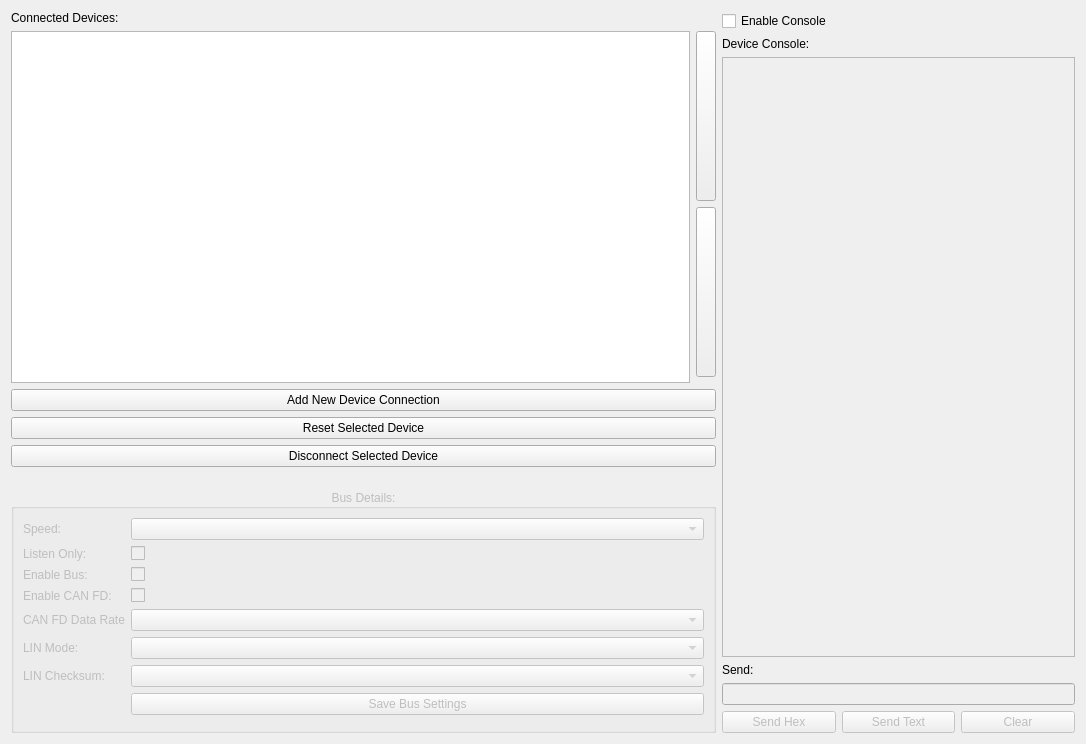
<?xml version="1.0" encoding="UTF-8"?>
<ui version="4.0">
 <class>ConnectionWindow</class>
 <widget class="QWidget" name="ConnectionWindow">
  <property name="enabled">
   <bool>true</bool>
  </property>
  <property name="geometry">
   <rect>
    <x>0</x>
    <y>0</y>
    <width>1086</width>
    <height>744</height>
   </rect>
  </property>
  <property name="windowTitle">
   <string>Connection Settings</string>
  </property>
  <layout class="QHBoxLayout" name="horizontalLayout_2" stretch="2,1">
   <property name="sizeConstraint">
    <enum>QLayout::SizeConstraint::SetDefaultConstraint</enum>
   </property>
   <item>
    <layout class="QGridLayout" name="gridLayout" columnstretch="1,0">
     <property name="sizeConstraint">
      <enum>QLayout::SizeConstraint::SetMaximumSize</enum>
     </property>
     <item row="6" column="0" colspan="2">
      <widget class="QPushButton" name="btnDisconnect">
       <property name="text">
        <string>Disconnect Selected Device</string>
       </property>
      </widget>
     </item>
     <item row="5" column="0" colspan="2">
      <widget class="QPushButton" name="btnResetConn">
       <property name="text">
        <string>Reset Selected Device</string>
       </property>
      </widget>
     </item>
     <item row="1" column="0" rowspan="3">
      <widget class="QTableView" name="tableConnections">
       <property name="alternatingRowColors">
        <bool>true</bool>
       </property>
       <property name="selectionMode">
        <enum>QAbstractItemView::SelectionMode::SingleSelection</enum>
       </property>
       <property name="selectionBehavior">
        <enum>QAbstractItemView::SelectionBehavior::SelectRows</enum>
       </property>
      </widget>
     </item>
     <item row="7" column="0" colspan="2">
      <spacer name="verticalSpacer_groupBus">
       <property name="orientation">
        <enum>Qt::Orientation::Vertical</enum>
       </property>
       <property name="sizeType">
        <enum>QSizePolicy::Policy::Fixed</enum>
       </property>
       <property name="sizeHint" stdset="0">
        <size>
         <width>20</width>
         <height>16</height>
        </size>
       </property>
      </spacer>
     </item>
     <item row="8" column="0" colspan="2">
      <widget class="QGroupBox" name="groupBus">
       <property name="enabled">
        <bool>false</bool>
       </property>
       <property name="title">
        <string>Bus Details:</string>
       </property>
       <property name="alignment">
        <set>Qt::AlignmentFlag::AlignCenter</set>
       </property>
       <layout class="QVBoxLayout" name="qhBox20">
        <item>
         <layout class="QFormLayout" name="formLayout_2">
          <item row="0" column="0">
           <widget class="QLabel" name="label_10">
            <property name="text">
             <string>Speed:</string>
            </property>
           </widget>
          </item>
          <item row="0" column="1">
           <widget class="QComboBox" name="cbBusSpeed"/>
          </item>
          <item row="1" column="0">
           <widget class="QLabel" name="listenOnly_label">
            <property name="text">
             <string>Listen Only:</string>
            </property>
           </widget>
          </item>
          <item row="1" column="1">
           <widget class="QCheckBox" name="ckListenOnly">
            <property name="text">
             <string/>
            </property>
           </widget>
          </item>
          <item row="2" column="0">
           <widget class="QLabel" name="label_14">
            <property name="text">
             <string>Enable Bus:</string>
            </property>
           </widget>
          </item>
          <item row="2" column="1">
           <widget class="QCheckBox" name="ckEnable">
            <property name="text">
             <string/>
            </property>
           </widget>
          </item>
          <item row="7" column="1">
           <widget class="QPushButton" name="btnSaveBus">
            <property name="text">
             <string>Save Bus Settings</string>
            </property>
           </widget>
          </item>
          <item row="3" column="1">
           <widget class="QCheckBox" name="canFDEnable"/>
          </item>
          <item row="3" column="0">
           <widget class="QLabel" name="canFDEnable_label">
            <property name="text">
             <string>Enable CAN FD:</string>
            </property>
           </widget>
          </item>
          <item row="4" column="1">
           <widget class="QComboBox" name="cbDataRate"/>
          </item>
          <item row="4" column="0">
           <widget class="QLabel" name="dataRate_label">
            <property name="text">
             <string>CAN FD Data Rate</string>
            </property>
           </widget>
          </item>
          <item row="5" column="0">
           <widget class="QLabel" name="linMode_label">
            <property name="text">
             <string>LIN Mode:</string>
            </property>
           </widget>
          </item>
          <item row="5" column="1">
           <widget class="QComboBox" name="cbLinMode"/>
          </item>
          <item row="6" column="0">
           <widget class="QLabel" name="linChecksum_label">
            <property name="text">
             <string>LIN Checksum:</string>
            </property>
           </widget>
          </item>
          <item row="6" column="1">
           <widget class="QComboBox" name="cbLinChecksum"/>
          </item>
         </layout>
        </item>
        <item>
         <widget class="QTabBar" name="tabBuses" native="true"/>
        </item>
       </layout>
      </widget>
     </item>
     <item row="2" column="1">
      <widget class="QPushButton" name="btnMoveDown">
       <property name="enabled">
        <bool>true</bool>
       </property>
       <property name="sizePolicy">
        <sizepolicy hsizetype="Minimum" vsizetype="Expanding">
         <horstretch>0</horstretch>
         <verstretch>0</verstretch>
        </sizepolicy>
       </property>
       <property name="maximumSize">
        <size>
         <width>20</width>
         <height>16777215</height>
        </size>
       </property>
       <property name="text">
        <string/>
       </property>
       <property name="icon">
        <iconset resource="../icons.qrc">
         <normaloff>:/icons/images/move_down.png</normaloff>:/icons/images/move_down.png</iconset>
       </property>
      </widget>
     </item>
     <item row="0" column="0">
      <widget class="QLabel" name="label_4">
       <property name="text">
        <string>Connected Devices:</string>
       </property>
      </widget>
     </item>
     <item row="4" column="0" colspan="2">
      <widget class="QPushButton" name="btnNewConnection">
       <property name="text">
        <string>Add New Device Connection</string>
       </property>
      </widget>
     </item>
     <item row="1" column="1">
      <widget class="QPushButton" name="btnMoveUp">
       <property name="enabled">
        <bool>true</bool>
       </property>
       <property name="sizePolicy">
        <sizepolicy hsizetype="Minimum" vsizetype="Expanding">
         <horstretch>0</horstretch>
         <verstretch>0</verstretch>
        </sizepolicy>
       </property>
       <property name="maximumSize">
        <size>
         <width>20</width>
         <height>16777215</height>
        </size>
       </property>
       <property name="text">
        <string/>
       </property>
       <property name="icon">
        <iconset resource="../icons.qrc">
         <normaloff>:/icons/images/move_up.png</normaloff>:/icons/images/move_up.png</iconset>
       </property>
       <property name="iconSize">
        <size>
         <width>16</width>
         <height>16</height>
        </size>
       </property>
      </widget>
     </item>
    </layout>
   </item>
   <item>
    <layout class="QVBoxLayout" name="verticalLayout">
     <property name="sizeConstraint">
      <enum>QLayout::SizeConstraint::SetNoConstraint</enum>
     </property>
     <item>
      <widget class="QCheckBox" name="ckEnableConsole">
       <property name="text">
        <string>Enable Console</string>
       </property>
      </widget>
     </item>
     <item>
      <widget class="QLabel" name="label">
       <property name="text">
        <string>Device Console:</string>
       </property>
      </widget>
     </item>
     <item>
      <widget class="QTextBrowser" name="textConsole">
       <property name="enabled">
        <bool>false</bool>
       </property>
      </widget>
     </item>
     <item>
      <widget class="QLabel" name="label_3">
       <property name="text">
        <string>Send:</string>
       </property>
      </widget>
     </item>
     <item>
      <widget class="QLineEdit" name="lineSend">
       <property name="enabled">
        <bool>false</bool>
       </property>
      </widget>
     </item>
     <item>
      <layout class="QHBoxLayout" name="horizontalLayout_9">
       <item>
        <widget class="QPushButton" name="btnSendHex">
         <property name="enabled">
          <bool>false</bool>
         </property>
         <property name="text">
          <string>Send Hex</string>
         </property>
        </widget>
       </item>
       <item>
        <widget class="QPushButton" name="btnSendText">
         <property name="enabled">
          <bool>false</bool>
         </property>
         <property name="text">
          <string>Send Text</string>
         </property>
        </widget>
       </item>
       <item>
        <widget class="QPushButton" name="btnClearDebug">
         <property name="enabled">
          <bool>false</bool>
         </property>
         <property name="text">
          <string>Clear</string>
         </property>
        </widget>
       </item>
      </layout>
     </item>
    </layout>
   </item>
  </layout>
 </widget>
 <customwidgets>
  <customwidget>
   <class>QTabBar</class>
   <extends>QWidget</extends>
   <header>qtabbar.h</header>
  </customwidget>
 </customwidgets>
 <resources>
  <include location="../icons.qrc"/>
 </resources>
 <connections/>
</ui>
